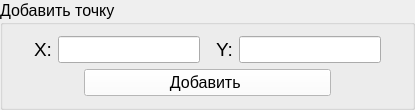
    <widget class="QGroupBox" name="groupBox_4">
     <property name="font">
      <font>
       <pointsize>12</pointsize>
      </font>
     </property>
     <property name="title">
      <string>Добавить точку</string>
     </property>
     <layout class="QVBoxLayout" name="verticalLayout">
      <item>
       <layout class="QHBoxLayout" name="horizontalLayout_3">
        <item>
         <spacer name="horizontalSpacer_2">
          <property name="orientation">
           <enum>Qt::Horizontal</enum>
          </property>
          <property name="sizeType">
           <enum>QSizePolicy::Fixed</enum>
          </property>
          <property name="sizeHint" stdset="0">
           <size>
            <width>20</width>
            <height>20</height>
           </size>
          </property>
         </spacer>
        </item>
        <item>
         <layout class="QHBoxLayout" name="horizontalLayout_2">
          <item>
           <widget class="QLabel" name="label_2">
            <property name="font">
             <font>
              <pointsize>14</pointsize>
             </font>
            </property>
            <property name="text">
             <string>X:</string>
            </property>
           </widget>
          </item>
          <item>
           <widget class="QLineEdit" name="entry_x"/>
          </item>
         </layout>
        </item>
        <item>
         <spacer name="horizontalSpacer">
          <property name="orientation">
           <enum>Qt::Horizontal</enum>
          </property>
          <property name="sizeType">
           <enum>QSizePolicy::Fixed</enum>
          </property>
          <property name="sizeHint" stdset="0">
           <size>
            <width>10</width>
            <height>20</height>
           </size>
          </property>
         </spacer>
        </item>
        <item>
         <layout class="QHBoxLayout" name="horizontalLayout">
          <item>
           <widget class="QLabel" name="label_3">
            <property name="font">
             <font>
              <pointsize>14</pointsize>
             </font>
            </property>
            <property name="text">
             <string>Y:</string>
            </property>
           </widget>
          </item>
          <item>
           <widget class="QLineEdit" name="entry_y"/>
          </item>
         </layout>
        </item>
        <item>
         <spacer name="horizontalSpacer_3">
          <property name="orientation">
           <enum>Qt::Horizontal</enum>
          </property>
          <property name="sizeType">
           <enum>QSizePolicy::Fixed</enum>
          </property>
          <property name="sizeHint" stdset="0">
           <size>
            <width>20</width>
            <height>20</height>
           </size>
          </property>
         </spacer>
        </item>
       </layout>
      </item>
      <item>
       <layout class="QHBoxLayout" name="horizontalLayout_4">
        <item>
         <spacer name="horizontalSpacer_4">
          <property name="orientation">
           <enum>Qt::Horizontal</enum>
          </property>
          <property name="sizeType">
           <enum>QSizePolicy::Fixed</enum>
          </property>
          <property name="sizeHint" stdset="0">
           <size>
            <width>70</width>
            <height>20</height>
           </size>
          </property>
         </spacer>
        </item>
        <item>
         <widget class="QPushButton" name="add_point_button">
          <property name="palette">
           <palette>
            <active>
             <colorrole role="WindowText">
              <brush brushstyle="SolidPattern">
               <color alpha="255">
                <red>0</red>
                <green>0</green>
                <blue>0</blue>
               </color>
              </brush>
             </colorrole>
             <colorrole role="Button">
              <brush brushstyle="SolidPattern">
               <color alpha="255">
                <red>255</red>
                <green>255</green>
                <blue>255</blue>
               </color>
              </brush>
             </colorrole>
             <colorrole role="Light">
              <brush brushstyle="SolidPattern">
               <color alpha="255">
                <red>255</red>
                <green>255</green>
                <blue>255</blue>
               </color>
              </brush>
             </colorrole>
             <colorrole role="Midlight">
              <brush brushstyle="SolidPattern">
               <color alpha="255">
                <red>255</red>
                <green>255</green>
                <blue>255</blue>
               </color>
              </brush>
             </colorrole>
             <colorrole role="Dark">
              <brush brushstyle="SolidPattern">
               <color alpha="255">
                <red>127</red>
                <green>127</green>
                <blue>127</blue>
               </color>
              </brush>
             </colorrole>
             <colorrole role="Mid">
              <brush brushstyle="SolidPattern">
               <color alpha="255">
                <red>170</red>
                <green>170</green>
                <blue>170</blue>
               </color>
              </brush>
             </colorrole>
             <colorrole role="Text">
              <brush brushstyle="SolidPattern">
               <color alpha="255">
                <red>0</red>
                <green>0</green>
                <blue>0</blue>
               </color>
              </brush>
             </colorrole>
             <colorrole role="BrightText">
              <brush brushstyle="SolidPattern">
               <color alpha="255">
                <red>255</red>
                <green>255</green>
                <blue>255</blue>
               </color>
              </brush>
             </colorrole>
             <colorrole role="ButtonText">
              <brush brushstyle="SolidPattern">
               <color alpha="255">
                <red>0</red>
                <green>0</green>
                <blue>0</blue>
               </color>
              </brush>
             </colorrole>
             <colorrole role="Base">
              <brush brushstyle="SolidPattern">
               <color alpha="255">
                <red>255</red>
                <green>255</green>
                <blue>255</blue>
               </color>
              </brush>
             </colorrole>
             <colorrole role="Window">
              <brush brushstyle="SolidPattern">
               <color alpha="255">
                <red>255</red>
                <green>255</green>
                <blue>255</blue>
               </color>
              </brush>
             </colorrole>
             <colorrole role="Shadow">
              <brush brushstyle="SolidPattern">
               <color alpha="255">
                <red>0</red>
                <green>0</green>
                <blue>0</blue>
               </color>
              </brush>
             </colorrole>
             <colorrole role="AlternateBase">
              <brush brushstyle="SolidPattern">
               <color alpha="255">
                <red>255</red>
                <green>255</green>
                <blue>255</blue>
               </color>
              </brush>
             </colorrole>
             <colorrole role="ToolTipBase">
              <brush brushstyle="SolidPattern">
               <color alpha="255">
                <red>255</red>
                <green>255</green>
                <blue>220</blue>
               </color>
              </brush>
             </colorrole>
             <colorrole role="ToolTipText">
              <brush brushstyle="SolidPattern">
               <color alpha="255">
                <red>0</red>
                <green>0</green>
                <blue>0</blue>
               </color>
              </brush>
             </colorrole>
             <colorrole role="PlaceholderText">
              <brush brushstyle="NoBrush">
               <color alpha="128">
                <red>0</red>
                <green>0</green>
                <blue>0</blue>
               </color>
              </brush>
             </colorrole>
            </active>
            <inactive>
             <colorrole role="WindowText">
              <brush brushstyle="SolidPattern">
               <color alpha="255">
                <red>0</red>
                <green>0</green>
                <blue>0</blue>
               </color>
              </brush>
             </colorrole>
             <colorrole role="Button">
              <brush brushstyle="SolidPattern">
               <color alpha="255">
                <red>255</red>
                <green>255</green>
                <blue>255</blue>
               </color>
              </brush>
             </colorrole>
             <colorrole role="Light">
              <brush brushstyle="SolidPattern">
               <color alpha="255">
                <red>255</red>
                <green>255</green>
                <blue>255</blue>
               </color>
              </brush>
             </colorrole>
             <colorrole role="Midlight">
              <brush brushstyle="SolidPattern">
               <color alpha="255">
                <red>255</red>
                <green>255</green>
                <blue>255</blue>
               </color>
              </brush>
             </colorrole>
             <colorrole role="Dark">
              <brush brushstyle="SolidPattern">
               <color alpha="255">
                <red>127</red>
                <green>127</green>
                <blue>127</blue>
               </color>
              </brush>
             </colorrole>
             <colorrole role="Mid">
              <brush brushstyle="SolidPattern">
               <color alpha="255">
                <red>170</red>
                <green>170</green>
                <blue>170</blue>
               </color>
              </brush>
             </colorrole>
             <colorrole role="Text">
              <brush brushstyle="SolidPattern">
               <color alpha="255">
                <red>0</red>
                <green>0</green>
                <blue>0</blue>
               </color>
              </brush>
             </colorrole>
             <colorrole role="BrightText">
              <brush brushstyle="SolidPattern">
               <color alpha="255">
                <red>255</red>
                <green>255</green>
                <blue>255</blue>
               </color>
              </brush>
             </colorrole>
             <colorrole role="ButtonText">
              <brush brushstyle="SolidPattern">
               <color alpha="255">
                <red>0</red>
                <green>0</green>
                <blue>0</blue>
               </color>
              </brush>
             </colorrole>
             <colorrole role="Base">
              <brush brushstyle="SolidPattern">
               <color alpha="255">
                <red>255</red>
                <green>255</green>
                <blue>255</blue>
               </color>
              </brush>
             </colorrole>
             <colorrole role="Window">
              <brush brushstyle="SolidPattern">
               <color alpha="255">
                <red>255</red>
                <green>255</green>
                <blue>255</blue>
               </color>
              </brush>
             </colorrole>
             <colorrole role="Shadow">
              <brush brushstyle="SolidPattern">
               <color alpha="255">
                <red>0</red>
                <green>0</green>
                <blue>0</blue>
               </color>
              </brush>
             </colorrole>
             <colorrole role="AlternateBase">
              <brush brushstyle="SolidPattern">
               <color alpha="255">
                <red>255</red>
                <green>255</green>
                <blue>255</blue>
               </color>
              </brush>
             </colorrole>
             <colorrole role="ToolTipBase">
              <brush brushstyle="SolidPattern">
               <color alpha="255">
                <red>255</red>
                <green>255</green>
                <blue>220</blue>
               </color>
              </brush>
             </colorrole>
             <colorrole role="ToolTipText">
              <brush brushstyle="SolidPattern">
               <color alpha="255">
                <red>0</red>
                <green>0</green>
                <blue>0</blue>
               </color>
              </brush>
             </colorrole>
             <colorrole role="PlaceholderText">
              <brush brushstyle="NoBrush">
               <color alpha="128">
                <red>0</red>
                <green>0</green>
                <blue>0</blue>
               </color>
              </brush>
             </colorrole>
            </inactive>
            <disabled>
             <colorrole role="WindowText">
              <brush brushstyle="SolidPattern">
               <color alpha="255">
                <red>127</red>
                <green>127</green>
                <blue>127</blue>
               </color>
              </brush>
             </colorrole>
             <colorrole role="Button">
              <brush brushstyle="SolidPattern">
               <color alpha="255">
                <red>255</red>
                <green>255</green>
                <blue>255</blue>
               </color>
              </brush>
             </colorrole>
             <colorrole role="Light">
              <brush brushstyle="SolidPattern">
               <color alpha="255">
                <red>255</red>
                <green>255</green>
                <blue>255</blue>
               </color>
              </brush>
             </colorrole>
             <colorrole role="Midlight">
              <brush brushstyle="SolidPattern">
               <color alpha="255">
                <red>255</red>
                <green>255</green>
                <blue>255</blue>
               </color>
              </brush>
             </colorrole>
             <colorrole role="Dark">
              <brush brushstyle="SolidPattern">
               <color alpha="255">
                <red>127</red>
                <green>127</green>
                <blue>127</blue>
               </color>
              </brush>
             </colorrole>
             <colorrole role="Mid">
              <brush brushstyle="SolidPattern">
               <color alpha="255">
                <red>170</red>
                <green>170</green>
                <blue>170</blue>
               </color>
              </brush>
             </colorrole>
             <colorrole role="Text">
              <brush brushstyle="SolidPattern">
               <color alpha="255">
                <red>127</red>
                <green>127</green>
                <blue>127</blue>
               </color>
              </brush>
             </colorrole>
             <colorrole role="BrightText">
              <brush brushstyle="SolidPattern">
               <color alpha="255">
                <red>255</red>
                <green>255</green>
                <blue>255</blue>
               </color>
              </brush>
             </colorrole>
             <colorrole role="ButtonText">
              <brush brushstyle="SolidPattern">
               <color alpha="255">
                <red>127</red>
                <green>127</green>
                <blue>127</blue>
               </color>
              </brush>
             </colorrole>
             <colorrole role="Base">
              <brush brushstyle="SolidPattern">
               <color alpha="255">
                <red>255</red>
                <green>255</green>
                <blue>255</blue>
               </color>
              </brush>
             </colorrole>
             <colorrole role="Window">
              <brush brushstyle="SolidPattern">
               <color alpha="255">
                <red>255</red>
                <green>255</green>
                <blue>255</blue>
               </color>
              </brush>
             </colorrole>
             <colorrole role="Shadow">
              <brush brushstyle="SolidPattern">
               <color alpha="255">
                <red>0</red>
                <green>0</green>
                <blue>0</blue>
               </color>
              </brush>
             </colorrole>
             <colorrole role="AlternateBase">
              <brush brushstyle="SolidPattern">
               <color alpha="255">
                <red>255</red>
                <green>255</green>
                <blue>255</blue>
               </color>
              </brush>
             </colorrole>
             <colorrole role="ToolTipBase">
              <brush brushstyle="SolidPattern">
               <color alpha="255">
                <red>255</red>
                <green>255</green>
                <blue>220</blue>
               </color>
              </brush>
             </colorrole>
             <colorrole role="ToolTipText">
              <brush brushstyle="SolidPattern">
               <color alpha="255">
                <red>0</red>
                <green>0</green>
                <blue>0</blue>
               </color>
              </brush>
             </colorrole>
             <colorrole role="PlaceholderText">
              <brush brushstyle="NoBrush">
               <color alpha="128">
                <red>0</red>
                <green>0</green>
                <blue>0</blue>
               </color>
              </brush>
             </colorrole>
            </disabled>
           </palette>
          </property>
          <property name="font">
           <font>
            <pointsize>12</pointsize>
           </font>
          </property>
          <property name="cursor">
           <cursorShape>PointingHandCursor</cursorShape>
          </property>
          <property name="text">
           <string>Добавить </string>
          </property>
         </widget>
        </item>
        <item>
         <spacer name="horizontalSpacer_5">
          <property name="orientation">
           <enum>Qt::Horizontal</enum>
          </property>
          <property name="sizeType">
           <enum>QSizePolicy::Fixed</enum>
          </property>
          <property name="sizeHint" stdset="0">
           <size>
            <width>70</width>
            <height>20</height>
           </size>
          </property>
         </spacer>
        </item>
       </layout>
      </item>
     </layout>
    </widget>
